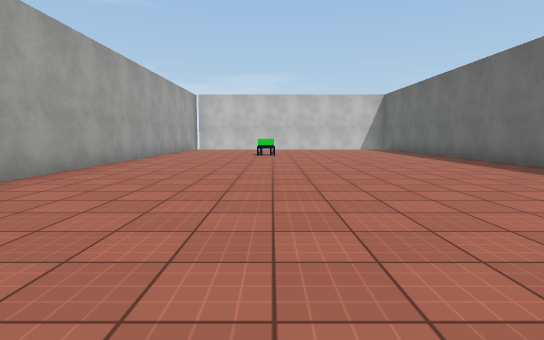
View 1 (above)

24 first-person views from a walk through a 3-D level made in the Unity game engine. The camera is 1.2 m above the floor, tilts 6° down and sees 80° across. The floor is counted in squares, 2 m on a side. Each view is taken from the middle of a square. On the plan, view 1 faces up. The plan holds only what a view shows up to about 10 squares ahead; the rest is blank. The place goes on beyond the plan. The player is left out. Surface patterns are stand-ins for the level's own textures.

View 2
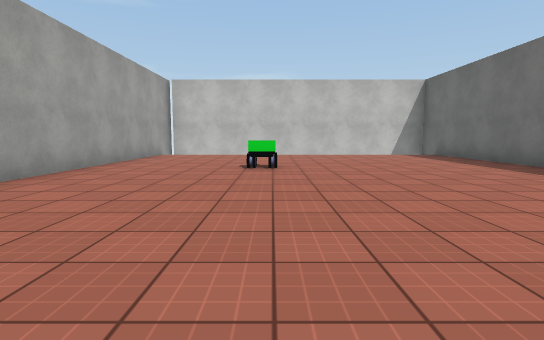

View 3
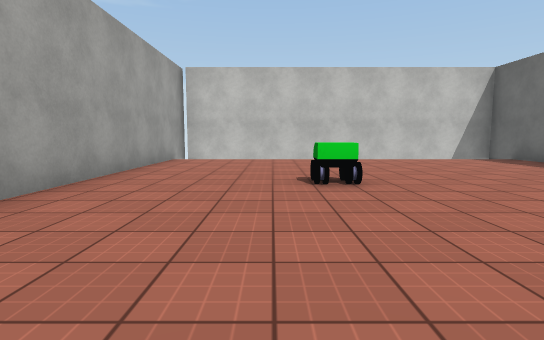

View 4
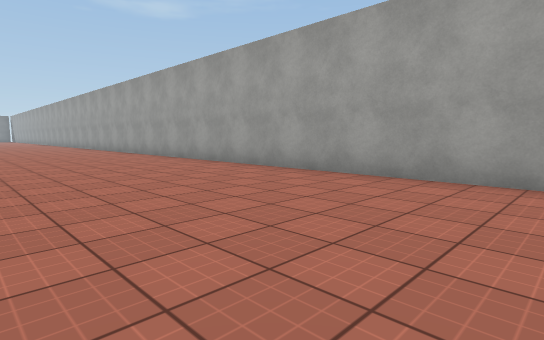

View 5
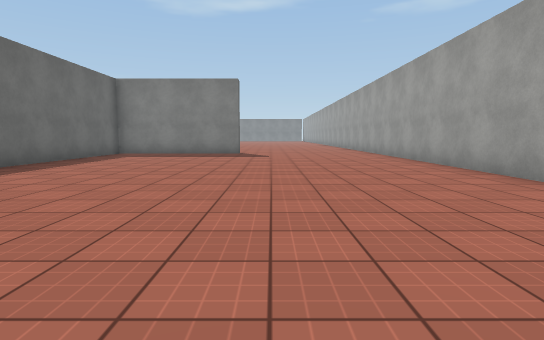

View 6
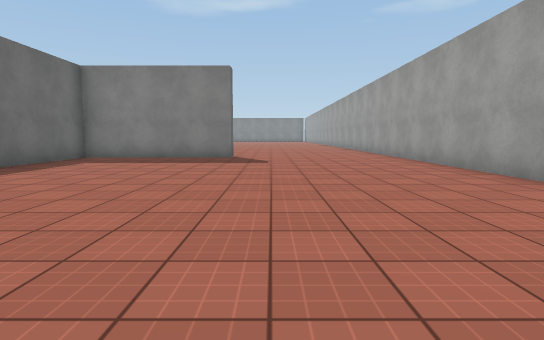

View 7
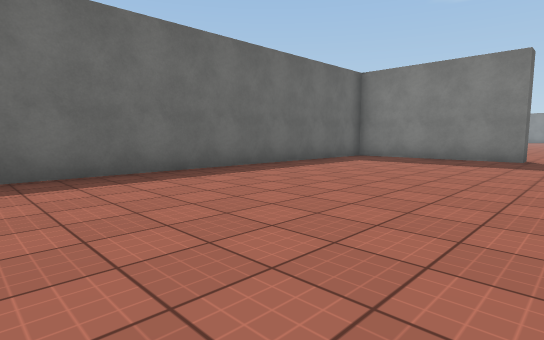

View 8
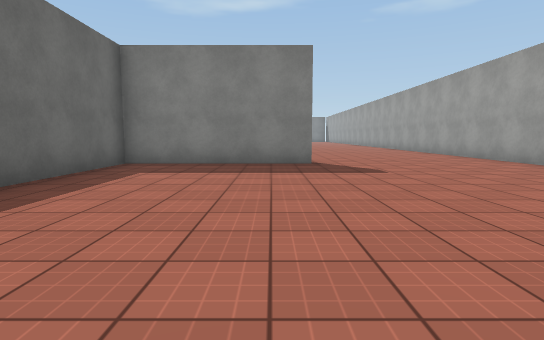

View 9
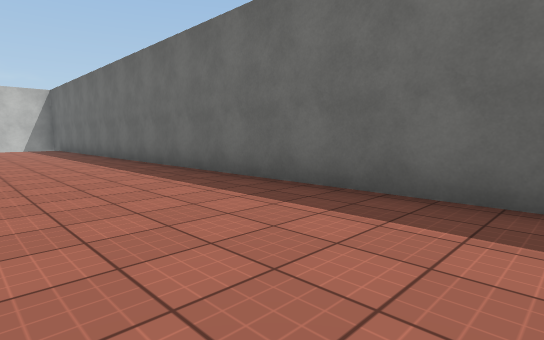

View 10
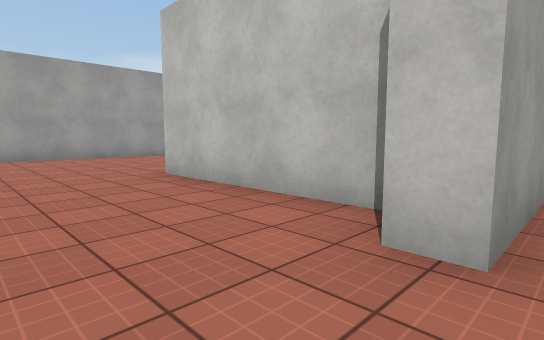

View 11
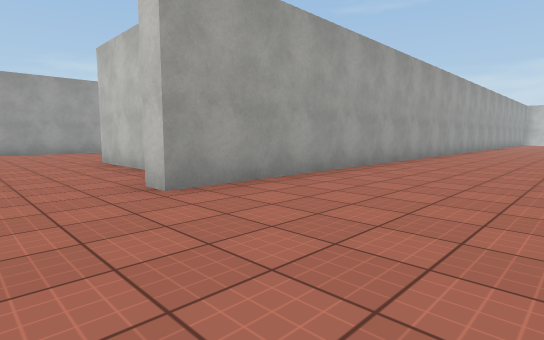

View 12
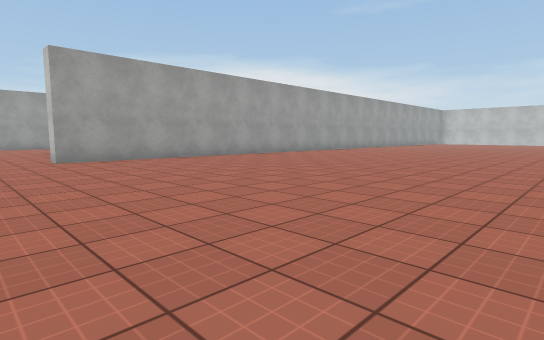

View 13
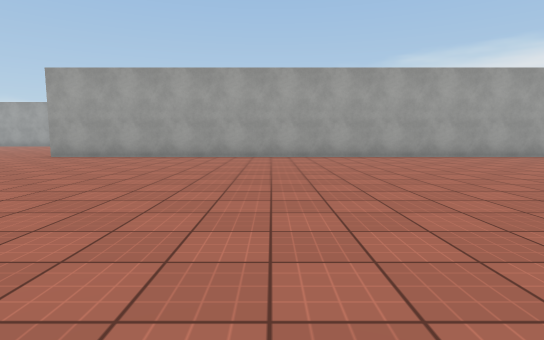

View 14
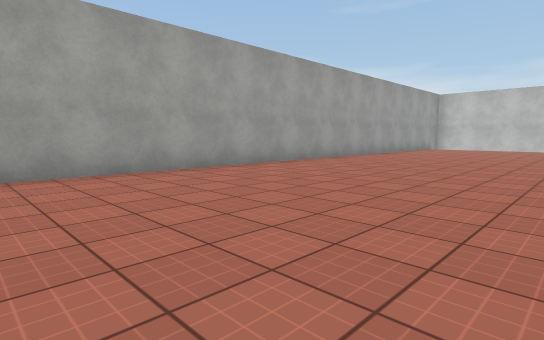

View 15
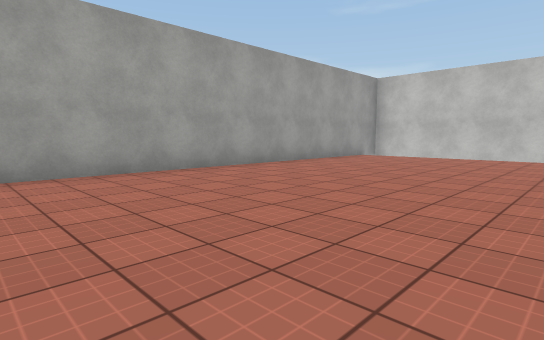

View 16
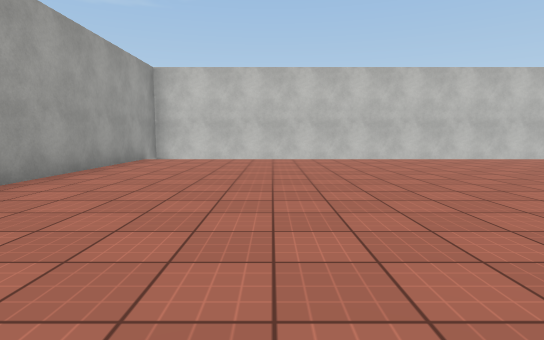

View 17
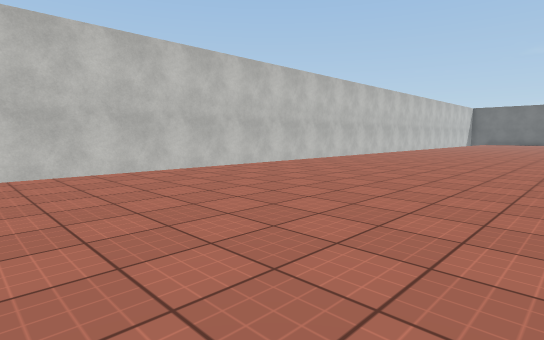

View 18
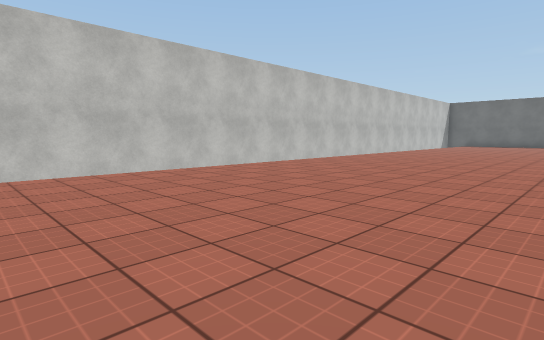

View 19
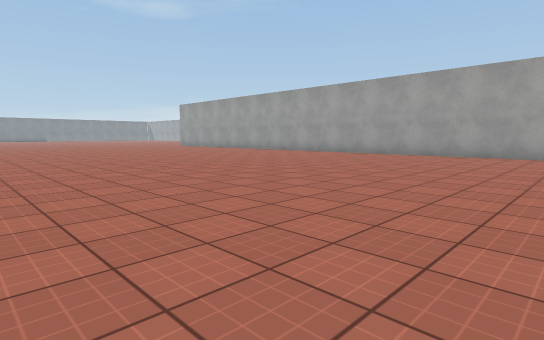

View 20
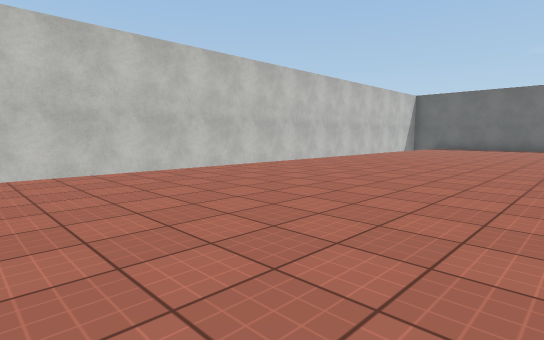

View 21
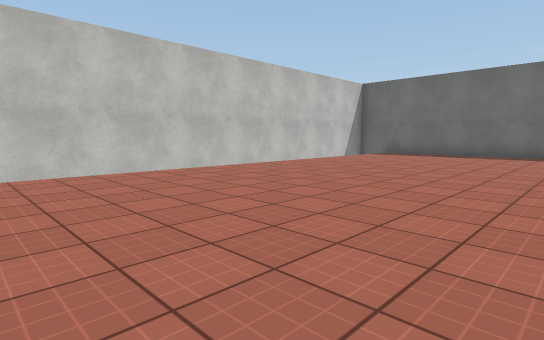

View 22
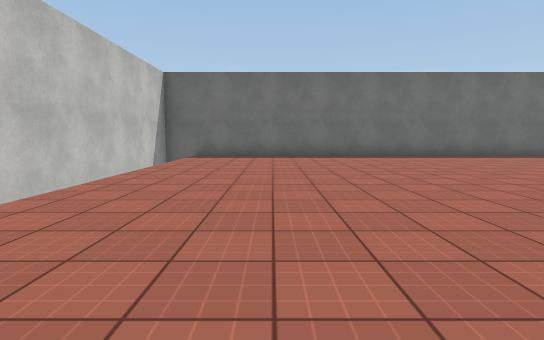

View 23
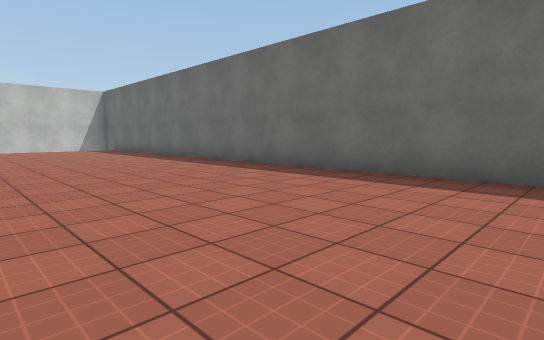

View 24
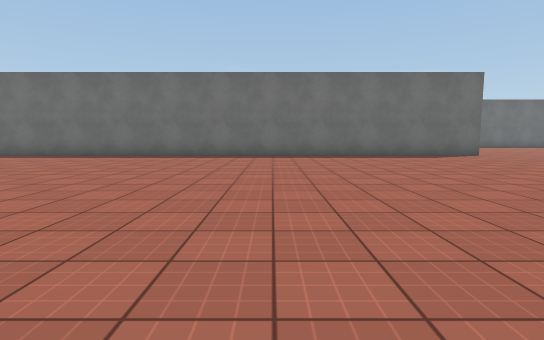

### Floor plan
Points are (right, up) in squares from view 1. A wall is a line through its corners. A room is listed if a view was taken in it or the views show most of it. See-through windows are left out.
Room 1 (views 1, 2, 3, 4, 5, 6, 7, 8, 9)
walls: (4.9, -8.5) (1.1, -8.5) (1.1, -8.1) (5.2, -8.1) (5.2, 15.2) (-3.5, 15.2); (5.7, -9.3) (5.1, -9.3); (-3.6, 15.5) (-3.6, -11.1)
ways out: opening at (5, -10.5) to room 2
objects: other object (0, 10)
Room 2 (views 10, 11, 12, 13, 14, 15, 16, 17, 18, 19, 20, 21, 22, 23, 24)
walls: (36.9, -9.4) (36.9, 15.2) (5.7, 15.2) (5.7, -9.3)
ways out: opening at (5, -10.5) to room 1

Where each view was taken, in squares from view 1:
view 1: 0 up, 0 right, facing up
view 2: 4 up, 0 right, facing up
view 3: 6 up, 1 left, facing up
view 4: 6 up, 1 right, facing down-left
view 5: 3 up, 0 right, facing down
view 6: 1 up, 0 right, facing down
view 7: 1 up, 0 right, facing down-right
view 8: 1 down, 2 right, facing down
view 9: 1 down, 2 right, facing up-right
view 10: 11 down, 6 right, facing up-left
view 11: 11 down, 9 right, facing up-left
view 12: 11 down, 14 right, facing up-left
view 13: 3 down, 15 right, facing left
view 14: 1 down, 11 right, facing up-left
view 15: 5 up, 11 right, facing up-left
view 16: 6 up, 9 right, facing up
view 17: 9 up, 11 right, facing up-right
view 18: 9 up, 16 right, facing up-right
view 19: 9 up, 16 right, facing down-left
view 20: 9 up, 21 right, facing up-right
view 21: 9 up, 26 right, facing up-right
view 22: 12 up, 27 right, facing right
view 23: 0 up, 32 right, facing up-right
view 24: 3 down, 27 right, facing right
